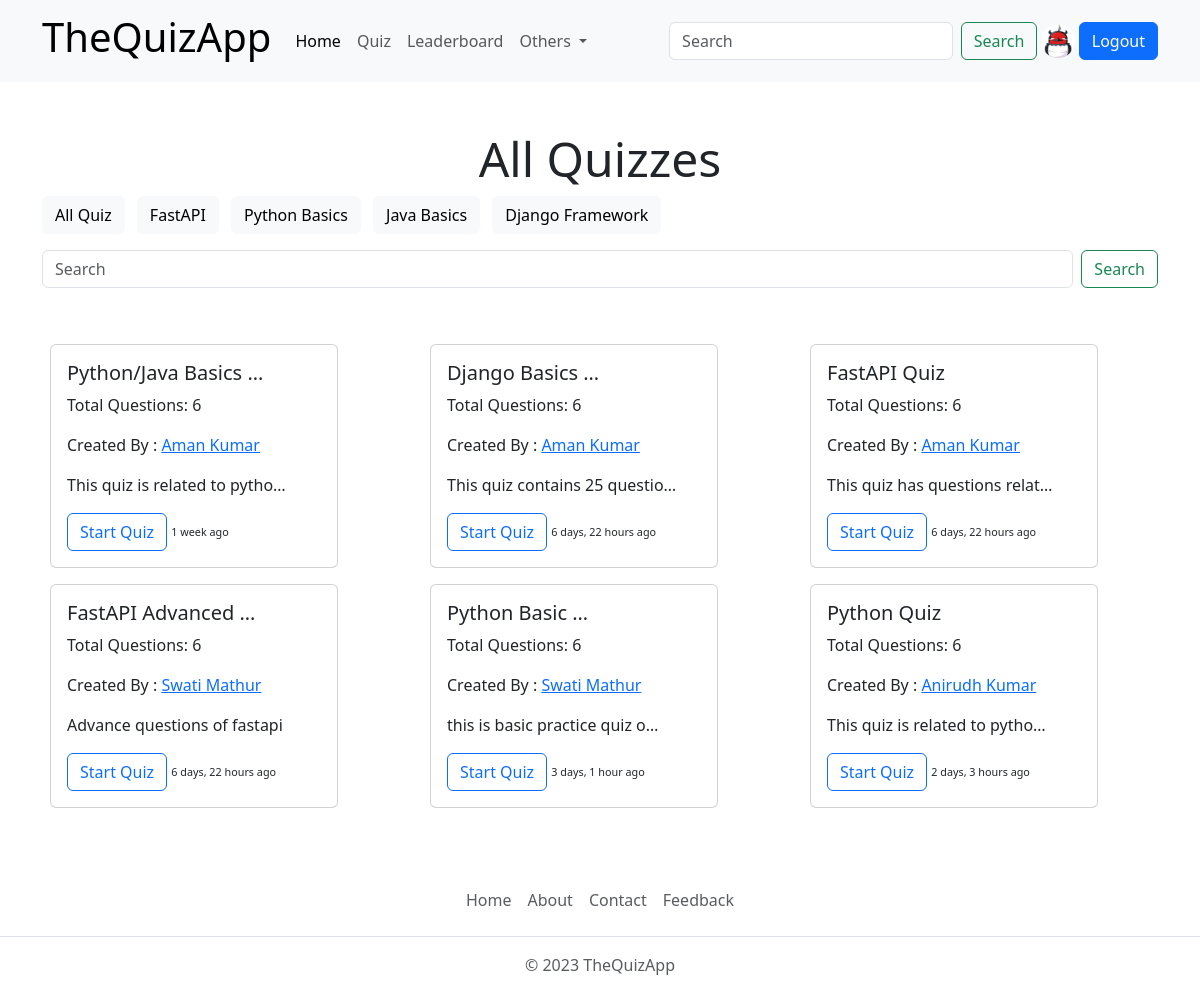
/allquiz/ (signed in), run on the app's committed database.
### quiz/models.py (models this page shows, shortened)
class RegisterModel(models.Model):
    user = models.OneToOneField(User , on_delete=models.CASCADE , null=True , blank=True)
    bio = models.TextField(max_length=255 ,null=True , blank=True)
    gender = models.CharField(choices=gender_choices ,max_length=6 ,null=True , blank=True)
    profile_img = models.ImageField(upload_to="profile_images" , default="profile_images/userprofile.png" ,null=True , blank=True)
    college_name = models.CharField(max_length=80 , null=True , blank=True , default="Not Available")

class CategoryModel(models.Model):
    category_name = models.CharField(max_length=25)

class QuizModel(models.Model):
    title = models.CharField(max_length=100)
    description = models.TextField()
    categories = models.ManyToManyField(CategoryModel)
    quiz_file = models.FileField(upload_to='quiz_file' , null=True ,blank=True)
    created_at = models.DateTimeField(auto_now_add = True)
    updated_at = models.DateTimeField(auto_now = True)
    created_by = models.ForeignKey(User , on_delete=models.SET_NULL , null=True ,blank=True)
    quiz_duration = models.TimeField(null=True , blank=True)
    pos_marks = models.IntegerField(null=True , blank=True)
    neg_marks = models.IntegerField(null=True , blank=True)

### quiz/views.py (the view)
# urls.py: path("allquiz/" , views.allquiz , name="allquiz"),
def allquiz(request):
    if request.user.is_authenticated:
        categories = CategoryModel.objects.all()
        quizzes = QuizModel.objects.all()
        return render(request , "allquiz.html" ,{"quizzes" : quizzes , "categories":categories})
    else:
        return HttpResponseRedirect('/signin/')

### templates/allquiz.html (shortened to what this page needs)
{% extends 'baseTemplates/index.html' %}
{% load static %}
{% load mathfilters %}
{% block content %}
<div class="container my-5">
    <h1 class="display-5 text-center">All Quizzes</h1>
    <a href="{% url "search" " " %}" class="btn btn-light">All Quiz</a>
    {% for category in categories %}
    <a href="{% url "search" category.category_name %}" class="btn btn-light ms-2">{{category.category_name}}</a>
    {% endfor %}
    <form class="d-flex my-3" role="search" method="GET" action="{% url "search" "  " %}">
      <input class="form-control me-2" name="q" type="search" placeholder="Search" aria-label="Search">
      <button class="btn btn-outline-success" type="submit">Search</button>
    </form>
  </div>
  <div class="container">
    <div class="row" >
      {% if quizzes %}
      {% for quiz in quizzes %}
      <div class="col m-2">
        <div class="card" style="width: 18rem;">
          <div class="card-body">
            <h5 class="card-title">{{quiz.title|truncatewords:2}}</h5>
            <p class="card-text">Total Questions: {{quizzes|length}}</p>
            <p class="card-text">Created By : <a  href="{% url "profile" quiz.created_by.username %}">{{quiz.created_by.get_full_name}}</a></p>
            <p class="card-text">{{quiz.description|truncatechars:30}}</p>
            <a  class="btn btn-outline-primary" data-bs-toggle="modal" data-bs-target="#staticBackdrop{{quiz.id}}">Start Quiz</a>
            <span class="" style="font-size:0.9vw">{{quiz.created_at|timesince}} ago</span>
          </div>
        </div>
      </div>
      {% endfor %}
      {% else %}
      <p class="text-center text-danger">No Quiz found</p>
      {% endif %}
    </div>
  </div>
{% endblock content %}

### templates/baseTemplates/navbar.html (shortened to what this page needs)
{% load static %}
<nav class="navbar navbar-expand-lg bg-body-tertiary">
    <div class="container">
      <a class="navbar-brand" href="{% url "home" %}"><h1>TheQuizApp</h1></a>
      <div class="collapse navbar-collapse" id="navbarSupportedContent">
        <ul class="navbar-nav me-auto mb-2 mb-lg-0">
          <li class="nav-item">
            <a class="nav-link active" aria-current="page" href="{% url 'home' %}">Home</a>
          </li>
          <li class="nav-item">
            <a class="nav-link" href="{% url 'allquiz' %}">Quiz</a>
          </li>
          <li class="nav-item">
            <a class="nav-link" href="{% url 'leaderboard' %}">Leaderboard</a>
          </li>
          <li class="nav-item dropdown">
            <a class="nav-link dropdown-toggle" href="#" role="button" data-bs-toggle="dropdown" aria-expanded="false">
              Others
            </a>
          </li>
        </ul>
        <form class="d-flex" role="search">
          <input class="form-control me-2" type="search" placeholder="Search" aria-label="Search">
          <button class="btn btn-outline-success" type="submit">Search</button>
          {% if not request.user.is_authenticated %}
          <a href="{% url "signin" %}" class="btn btn-primary ms-2">Login</a>
          {% else %}
            <a href="{% url "profile" request.user %}" class="mx-1 d-flex align-items-center">
              <img class="img-fluid rounded-circle"  width="60" src="{{request.user.registermodel.profile_img.url}}" alt="profile">
            </a>
          <a href="{% url "signout" %}" class="btn btn-primary">Logout</a>
          {% endif %}
        </form>
      </div>
    </div>
  </nav>

### data on the page
CategoryModel: category_name "FastAPI"
CategoryModel: category_name "Python Basics"
CategoryModel: category_name "Java Basics"
CategoryModel: category_name "Django Framework"
QuizModel: title "Python/Java Basics …", quizzes "6", created_by.get_full_name "Aman Kumar", description "This quiz is related to pytho…", created_at "1 week"
QuizModel: title "Django Basics …", quizzes "6", created_by.get_full_name "Aman Kumar", description "This quiz contains 25 questio…", created_at "6 days, 22 hours"
QuizModel: title "FastAPI Quiz", quizzes "6", created_by.get_full_name "Aman Kumar", description "This quiz has questions relat…", created_at "6 days, 22 hours"
QuizModel: title "FastAPI Advanced …", quizzes "6", created_by.get_full_name "Swati Mathur", description "Advance questions of fastapi", created_at "6 days, 22 hours"
QuizModel: title "Python Basic …", quizzes "6", created_by.get_full_name "Swati Mathur", description "this is basic practice quiz o…", created_at "3 days, 1 hour"
QuizModel: title "Python Quiz", quizzes "6", created_by.get_full_name "Anirudh Kumar", description "This quiz is related to pytho…", created_at "2 days, 3 hours"
